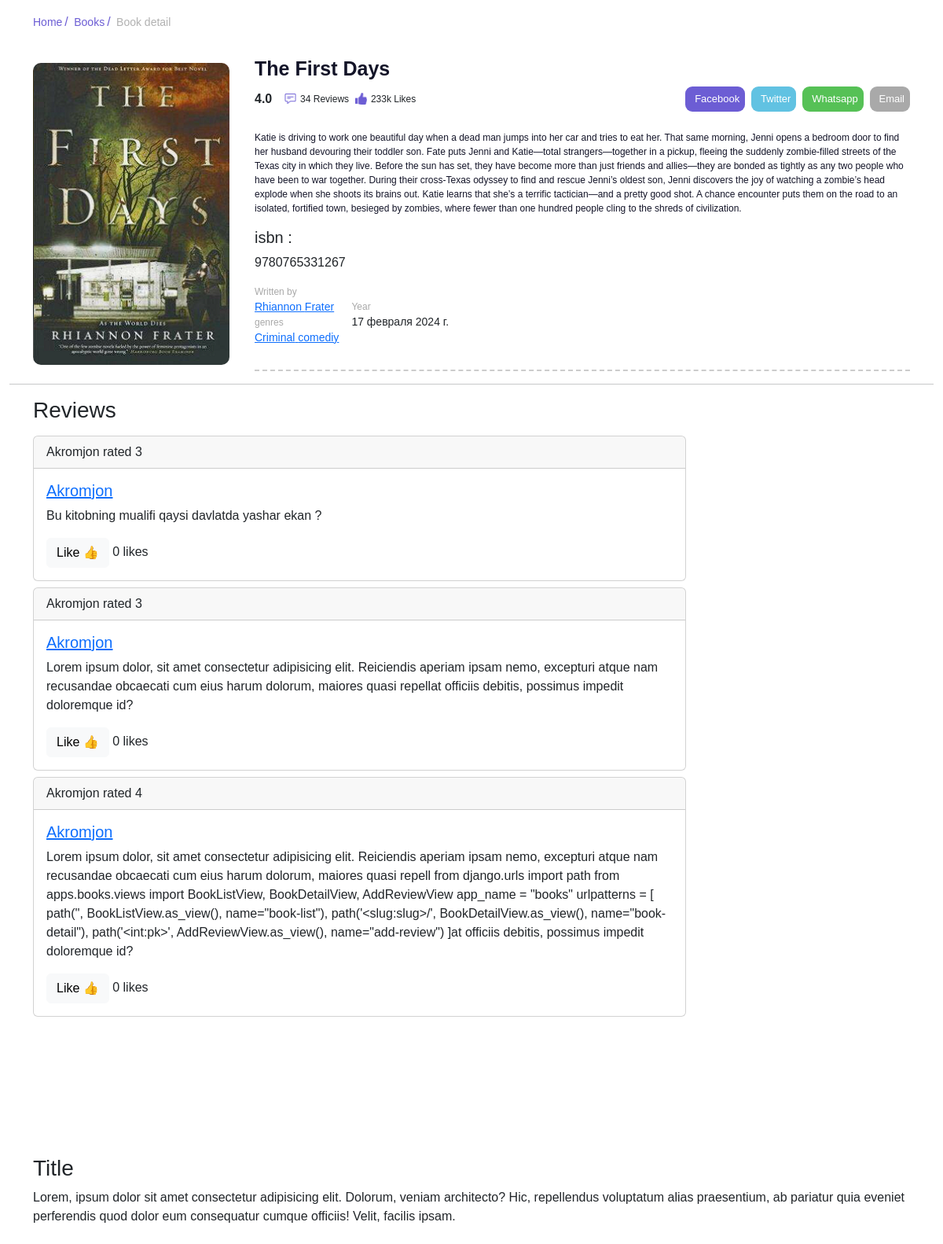
/book-Detail/12421345123, run on the app's committed database.
### apps/books/models.py (models this page shows, shortened)
class Book(AbstractBaseModel):
    title = models.CharField(max_length=120)
    slug = models.SlugField(unique=True)
    description = models.TextField()
    published = models.DateField()
    isbn = models.CharField(max_length=120)
    language = models.CharField(max_length=7, choices=LanguageChoices.choices, default=LanguageChoices.ENGLISH)
    page = models.IntegerField()
    cover = models.ImageField(upload_to="books/cover", null=True, default='default/book_img/book.png')
    genre = models.ManyToManyField(BookGenre, "books")
    authors = models.ManyToManyField(BookAuthor, "books")

class BookAuthor(AbstractBaseModel):
    first_name = models.CharField(max_length=60)
    last_name = models.CharField(max_length=60)
    birthdate = models.DateField()
    website = models.URLField()
    avatar = models.ImageField(upload_to='authors/avatar', null=True, default='default/author_img/author.png')
    about = models.TextField()
    email = models.EmailField()

class BookGenre(AbstractBaseModel):
    name = models.CharField(max_length=120)

class BookReview(AbstractBaseModel):
    book = models.ForeignKey("books.Book", models.CASCADE, "reviews")
    user = models.ForeignKey("users.User", models.CASCADE, "reviews")
    body = models.TextField()
    rating = models.IntegerField(validators=[MaxValueValidator(5), MinValueValidator(1)])
    like_count = models.IntegerField(default=0)

### apps/users/models.py (models this page shows)
class User(AbstractUser):
    avatar = models.ImageField(upload_to='users/avatar/', null=True, default='default/user_img/user.png')
    middle_name = models.CharField(max_length=130)

### apps/books/views.py (the view)
# urls.py: path('book-Detail/<slug:slug>', BookDetailView.as_view(), name='book-detail'),
class BookDetailView(View):
    def get(self, request, slug):
        book = Book.objects.get(slug=slug)
        form = CreateReviewForm()
        return render(request, "books/book_detail.html",
                      {
                          "book":book,
                          "form":form,
                          "count_reated":"4.0",
                          "count_reviews":"34",
                          "count_likes":"233"
                      })

### templates/books/book_detail.html (shortened to what this page needs)
{% extends 'base_.html' %}
{% load static %}
{% block head %}
<link rel="stylesheet" href="{% static 'css/book-filter.css' %}" />
{% endblock %}
{% block content %}
<div class="breadcrumb-container">
  <ul class="breadcrumb">
    <li><a href="{% url 'books:home' %}" style="color: #6c5dd4">Home</a></li>
    <li><a href="{% url 'books:book-list' %}" style="color: #6c5dd4">Books</a></li>
    <li><a href="#">Book detail</a></li>
  </ul>
</div>
  <section class="book-overview">
    <div class="img">
      <img src="{{ book.cover.url }}" alt="" />
    </div>
    <div class="book-content">
      <h4>{{ book.title }}</h4>
      <div class="meta">
        <div class="review">
          <div class="rating">
            <span>{{ count_reated }}</span>
          </div>
          <div class="comment-like">
            <small
              ><img src="{% static 'images/comment.png' %}" alt="" /> <span>{{ count_reviews }} Reviews</span></small
            >
            <small><img src="{% static 'images/like.png' %}" alt="" /> <span>{{ count_likes }}k Likes</span></small>
          </div>
        </div>
        <div class="social-btn">
          <a href="">Facebook</a>
          <a href="">Twitter</a>
          <a href="">Whatsapp</a>
          <a href="">Email</a>
        </div>
      </div>
     <p>{{ book.description }}</p>
      <p><h5>isbn :</h5>{{ book.isbn }}</p>
      <div class="footer">
        <div class="author-detail">
          <div class="author">
            <small>Written by</small>
            <strong>
                {% for author in book.authors.all %}
                <a href="{% url 'books:book-author' author.id %}">
                    {{ author.first_name }} {{ author.last_name }}
                </a>
                {% endfor %}
            </strong>
            <small>genres</small>
            <strong>
              {% for genre in book.genre.all %}
              <a href="{% url 'books:book-genre' genre.id %}">
                <span>{{ genre.name }}</span>
              </a>
              {% endfor %}
            </strong>
          </div>
          <div class="year">
            <small>Year</small>
            <strong>{{ book.published }}</strong>
          </div>
        </div>
      </div>
    </div>
  </section>
  <hr>
<div class="container">
  <div class="row">
    <h3>Reviews</h3>
    <div class="col-9">
        {% for review in book.reviews.all %}
            <div class="card my-2">
                <div class="card-header">
                    {{ review.user.username }} rated {{ review.rating }}
                </div>
                <div class="card-body">
                    <h5 class="card-title">
                        <a href="#">
                            {{ review.user.username }}
                        </a>
                    </h5>
                    <p class="card-text">{{ review.body }}</p>
                    <a href="#" class="btn btn-light">Like 👍</a> <span class="fw-lighter">{{ review.like_count }} likes </span>
                </div>
            </div>
        {% empty %}
        Now review
        {% endfor %}
    </div>
</div>
</div>
{% endblock %}

### static/css/main.css (style rules this page uses)
* { padding: 0; margin: 0; font-family: 'Poppins',sans-serif; }

### static/css/book-filter.css (style rules this page uses)
* { margin: 0; padding: 0; font-family: 'Poppins', sans-serif; }
.breadcrumb { list-style: none; margin-top: 1rem; padding: 0px 30px; }
.breadcrumb-container .breadcrumb li { display: inline; }
.breadcrumb li a { text-decoration: none; color: #b1b1b1; font-size: 14px; }
.breadcrumb li:nth-child(1) a { color: #6c5dd4; }
.breadcrumb li+li:before { padding: 3px; color: #6c5dd4; content: "/\00a0"; }
.book-overview { margin-top: 2rem; display: flex; align-items: center; gap: 2rem; padding: 0px 30px; }
.book-overview .img img { width: 250px; border-radius: 10px; }
.book-overview .book-content h4 { font-size: 25px; color: #131428; font-weight: 600; }
.book-overview .book-content .meta { display: flex; flex-wrap: wrap; justify-content: space-between; align-items: center; gap: 1rem; margin-top: 0.5rem; margin-bottom: 1.5rem; }
.book-content .meta .review { display: flex; flex-wrap: wrap; align-items: center; gap: 1rem; }
.book-overview .book-content .meta .rating { display: flex; align-items: center; gap: 0.3rem; font-weight: 600; }
.book-content .meta .comment-like small { display: flex; align-items: center; gap: 0.3rem; font-size: 12px; font-weight: 500; }
.book-content .meta .comment-like { display: flex; align-items: center; gap: 0.5rem; }
.book-overview .book-content .meta .comment-like img { width: 15px; }
.book-overview .book-content .meta .social-btn { display: flex; gap: 0.5rem; flex-wrap: wrap; }
.book-overview .book-content .meta .social-btn a { text-decoration: none; padding: 6px 7px; border-radius: 9px; font-size: 13px; color: #fff; }
.book-overview .book-content .meta .social-btn a:nth-child(1) { background-color: #6c5dd4; }
.book-overview .book-content .meta .social-btn a:nth-child(2) { background-color: #61c2e2; }
.book-overview .book-content .meta .social-btn a:nth-child(3) { background-color: #56c156; }
.book-overview .book-content .meta .social-btn a:nth-child(4) { background-color: #a9a9a9; }
.book-overview .book-content p { color: #131428; font-size: 12px; margin-top: 1rem; }
.book-content .footer { display: flex; align-items: center; flex-wrap: wrap; gap: 1rem; justify-content: space-between; margin-top: 0.5rem; border-bottom: 2px dashed #ccc; padding-bottom: 30px; }
.book-content .footer .author-detail { display: flex; align-items: center; gap: 1rem; }
.book-content .footer .author-detail div { display: flex; flex-direction: column; }
.book-content .footer .author-detail div small { font-size: 12px; color: #a9a9a9; }
.book-content .footer .author-detail div strong { font-size: 14px; font-weight: 500; }

### data on the page
Book: cover (picture), title "The First Days", description "Katie is driving to work one beautiful day when a dead man jumps into her car and tries to eat her. That same morning, Jenni opens a bedroom door to find her husband devouring their toddler son. Fate puts Jenni and Katie—total strangers—together in a pickup, fleeing the suddenly zombie-filled streets of the Texas city in which they live. Before the sun has set, they have become more than just friends and allies—they are bonded as tightly as any two people who have been to war together. During their cross-Texas odyssey to find and rescue Jenni’s oldest son, Jenni discovers the joy of watching a zombie’s head explode when she shoots its brains out. Katie learns that she’s a terrific…", isbn "9780765331267", published "17 февраля 2024 г."
BookAuthor: first_name "Rhiannon", last_name "Frater"
BookGenre: name "Criminal"
BookGenre: name "comediy"
BookReview: user.username "Akromjon", rating "3", body "Bu kitobning mualifi qaysi davlatda yashar ekan ?", like_count "0"
BookReview: user.username "Akromjon", rating "3", body "Lorem ipsum dolor, sit amet consectetur adipisicing elit. Reiciendis aperiam ipsam nemo, excepturi atque nam recusandae obcaecati cum eius harum dolorum, maiores quasi repellat officiis debitis, possimus impedit doloremque id?", like_count "0"
BookReview: user.username "Akromjon", rating "4", body "Lorem ipsum dolor, sit amet consectetur adipisicing elit. Reiciendis aperiam ipsam nemo, excepturi atque nam recusandae obcaecati cum eius harum dolorum, maiores quasi repell from django.urls import path from apps.books.views import BookListView, BookDetailView, AddReviewView app_name = \"books\" urlpatterns = [ path('', BookListView.as_view(), name=\"book-list\"), path('<slug:slug>/', BookDetailView.as_view(), name=\"book-detail\"), path('<int:pk>', AddReviewView.as_view(), name=\"add-review\") ]at officiis debitis, possimus impedit doloremque id?", like_count "0"

### other printed values
{{ count_reated }} "4.0"
{{ count_reviews }} "34"
{{ count_likes }} "233"
